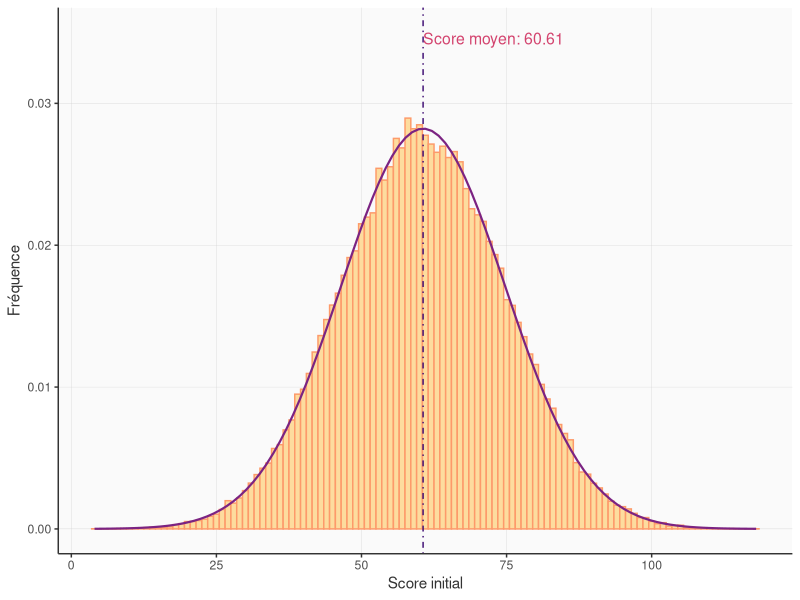

The R script that drew this image: (Note: this script raises an error after producing the figure.)
library(ggplot2)
library(tidyr)

cartes_dispo= c(rep(-2,5),rep(-1,10),rep(0,15), rep(1:12,10))

table <- matrix(data = NA, nrow = 3, ncol = 4)

score_ini <- function(a=3,b=4){
  cartes_dispo= c(rep(-2,5),rep(-1,10),rep(0,15), rep(1:12,10))
  count_col=0
  for (i in 1:a) {
    for (j in 1:b) {
      u <- sample(cartes_dispo,1)
      table[i, j] <- u
      num <- which(cartes_dispo==u) # quelle iteration?
      cartes_dispo <- cartes_dispo[-num[1]]#Retirer la carte utilisée
    }
    #print(length(cartes_dispo))
  }
  sum_sans_col <- 0
  for (j in 1:4) {
    if (length(unique(table[, j])) > 1) {  # Vérifier s'il y au moins 2 éléments uniques dans la colonne
      sum_sans_col <- sum_sans_col + sum(table[, j])
    }
    else { (count_col<- count_col + 1) }
  }
  return(c(sum_sans_col,count_col))
}

score_ini(3,4)

count_score <- function(b){
  count_col <- 0
  sum_sans_col <- 0
  for (j in 1:4) {
    if (length(unique(table[, j])) > 1) {  # Vérifier s'il y au moins 2 éléments uniques dans la colonne
      sum_sans_col <- sum_sans_col + sum(table[, j])
    }
    else { (count_col<- count_col + 1) }
  }
  return(c(sum_sans_col,count_col))
}

score_ini_moyen <- function(n){
  tot=0
  nbcol=0
  for(i in 1:n) {tot = tot + score_ini(3,4)[1];
                  nbcol = nbcol+ score_ini(3,4)[2]}
  return (c(tot/n,nbcol/n))
}




# score ini pour 1M itérations 
resultats <- replicate(100000, score_ini(3,4)[1])
resultatscol <- replicate(100000, score_ini(3,4)[2])

meancol <- mean(resultatscol)
#score_ini_moyen(1000000)
mean_score <- mean(resultats)
sd_score <- sd(resultats)

# graph
ggplot(data.frame(score = resultats), aes(x = score)) +
  geom_histogram(aes(y = ..density..),binwidth = 1, fill = "#fddc9e", color = "#fd9a6a") +
  geom_vline(xintercept = mean_score, color = "#400f74", linetype = 4,  linewidth = 0.5) +
  labs(x = "Score initial",
       y = "Fréquence")+
  theme(panel.background = element_rect(fill = "gray98"),
        plot.background = element_rect(fill = "white"),
        panel.grid.major = element_line(color = "gray80", linetype = 1,  linewidth=0.1),
        panel.grid.minor = element_blank(),
        axis.line = element_line(color = "gray20"),
        text = element_text(color = "gray20")) +
  annotate("text", x = mean_score, y = 0.035, label = paste("Score moyen:", round(mean_score, 2)), color = "#d3436e", size = 4, hjust = 0, vjust = 1)+
  stat_function(fun = function(x) dnorm(x, mean = mean_score, sd = sd_score),
                color = "#7b2382", lwd=0.75, linetype=1)  

IC_99 <- c(mean_score-2.58*(sd_score/sqrt(1000000)),
           mean_score+2.58*(sd_score/sqrt(1000000)))
IC_99
IC_95 <-c(mean_score-1.96*(sd_score/sqrt(1000000)),
          mean_score+1.96*(sd_score/sqrt(1000000)))
IC_95

############## aleatoire
#table1 <- matrix(data = NA, nrow = 3, ncol = 4)
#table2 <- matrix(data = NA, nrow = 3, ncol = 4)
#
#score_ini2 <- function(a=3,b=4){
#  cartes_dispo= c(rep(-2,5),rep(-1,10),rep(0,15), rep(1:12,10))
#  count_col1=0
#  count_col2=0
#  for (i in 1:a) {
#    for (j in 1:b) {
#      u <- sample(cartes_dispo,1)
#      table1[i, j] <- u
#      num <- which(cartes_dispo==u) # quelle iteration?
#      cartes_dispo <- cartes_dispo[-num[1]]#Retirer la carte utilisée
#      v <- sample(cartes_dispo,1)
#      table2[i, j] <- v
#      num <- which(cartes_dispo==u) # quelle iteration?
#      cartes_dispo <- cartes_dispo[-num[1]]#Retirer la carte utilisée
#    }
#    print(length(cartes_dispo))
#  }
#  sum_sans_col1 <- 0
#  sum_sans_col2 <- 0
#  for (j in 1:4) {
#    if (length(unique(table1[, j])) > 1) {  # Vérifier s'il y au moins 2 éléments uniques dans la colonne
#      sum_sans_col1 <- sum_sans_col1 + sum(table1[, j])
#    }
#    else { (count_col1<- count_col1 + 1) }
#    if (length(unique(table2[, j])) > 1) {  # Vérifier s'il y au moins 2 éléments uniques dans la colonne
#      sum_sans_col2 <- sum_sans_col2 + sum(table2[, j])
#    }
#    else { (count_col2<- count_col2 + 1) }
#  }
#  return(c(sum_sans_col1,count_col1,sum_sans_col2,count_col2))
#}
#
#score_ini2(3,4)
#
##### choisir sous alpha ou retourner prochaine carte cachée solo
#score_alpha_solo <- function(alpha, a=3,b=4){
#  cartes_dispo= c(rep(-2,5),rep(-1,10),rep(0,15), rep(1:12,10))
#  count_col=0
#  score_tem=list()
#  table <- matrix(data = NA, nrow = 3, ncol = 4)
#  for (i in 1:a) {
#    for (j in 1:b) {
#      u <- sample(cartes_dispo,1)
#      table[i, j] <- u
#      num <- which(cartes_dispo==u) # quelle iteration?
#      cartes_dispo <- cartes_dispo[-num[1]]#Retirer la carte utilisée
#    }
#    #print(length(cartes_dispo))
#  }
#  score_tem <- c(score_tem, sum(table))
#  for (k in 3:12){
#    u <- sample(cartes_dispo,1)
#    if (u <= alpha){
#      table[ceiling(k/4), k%%3] <- u
#      num <- which(cartes_dispo==u) # quelle iteration?
#      cartes_dispo <- cartes_dispo[-num[1]]
#    }
#    score_tem <- c(score_tem, sum(table))
#    #print(score_tem)
#  }
#  return(score_tem)
#}
#
#score_alpha_solo(alpha, 3,4)
#
##resultats_alpha <- replicate(10000, score_alpha_solo(alpha, 3,4))
##a<- resultats_alpha
#n<-10000
#
#sc_moy_alpha <- function(a, n) {
#  moy<-list()
#  for (i in 1:11) {
#    ligne <- as.numeric(a[i,])
#    moy <- c(moy, sum(ligne)/n)
#  }
#  return(moy)
#}
#sc_moy_alpha(a, n)
#
#sc_moy_tot <- function(n) {
#  aa<-list()
#  for (i in -2:12) {
#    resultats<- replicate(n, score_alpha_solo(i, 3,4))
#    aa<- c(aa, sc_moy_alpha(resultats, n))
#  }
#  return(aa)
#}
#time<- Sys.time()
#vasystp<-sc_moy_tot(n)
#Sys.time()-time
#
#my_colors <- c("#E6E7A7", "#fddc9e", "#febb81", "#fd9a6a", "#f8765c", "#eb5760", "#d3436e", "#b73779", "#982d80", "#7b2382", "#5f187f", 
#               "#400f74", "#221150", "#0c0926", "#000004")
#
#matrice <- t(matrix(unlist(vasystp), nrow = 15, byrow = TRUE))
#
#df <- data.frame(x=1:11, matrice)
#names(df) <- c("x", "-2", "-1", "0", "1", "2", "3", "4", "5", "6", "7", "8", "9", "10", "11", "12")
#df
#df_long <- gather(df, key = "variable", value="value", -x)
#names(df_long)=c("x","Seuil","value")
#df_long$Seuil <- factor(df_long$Seuil, levels = c("x","-2","-1","0","1","2","3","4","5","6","7","8","9","10","11","12"))
#ggplot(df_long, aes(x = as.numeric(x), y = as.numeric(value), color = Seuil)) +
#  geom_line(linewidth=0.75) +
#  labs(x = "Nombre de tours",
#       y = "Score moyen") +
#  scale_color_manual(values = my_colors) +  
#  theme_minimal()+scale_x_continuous(breaks = 1:11)+
#  scale_y_continuous(breaks = seq(49, 65, by = 2))
#

#####
cartes_dispo= c(rep(-2,5),rep(-1,10),rep(0,15), rep(1:12,10))

# Créer une matrice de listes contenant des paires (numero, booleen)

place<- function(tabbool){
  for(i in 1:nrow(tabbool)){
    for(j in 1:ncol(tabbool)){
      if(tabbool[i,j]==0)
      {
        return(c(i,j))
      }
    }
  }
}

initial <- function(){
  tabnum <- matrix(NA, nrow=3,ncol=4)
  tabbool <- matrix(0, nrow=3,ncol=4)
  cartes_dispo= c(rep(-2,5),rep(-1,10),rep(0,15), rep(1:12,10))
  count_col=0
  for (i in 1:3) {
    for (j in 1:4) {
      u <- sample(cartes_dispo,1)
      tabnum[i,j] <- u
      num <- which(cartes_dispo==u) # quelle iteration?
      cartes_dispo <- cartes_dispo[-num[1]]#Retirer la carte utilisée
    }
    #print(length(cartes_dispo))
  }
  defausse <- sample(cartes_dispo,1)
  num <- which(cartes_dispo==defausse) # quelle iteration?
  cartes_dispo <- cartes_dispo[-num[1]]#Retirer la carte utilisée
  tabbool[1,1]<-1
  tabbool[1,2]<-1
  
  return(list(tabnum,tabbool,cartes_dispo,defausse))
}

score_alpha_solodoub <- function(alpha, a=3,b=4){
  init <- initial()
  tabnum<-do.call(rbind,init[1])
  tabbool<-do.call(rbind,init[2])
  cartes_dispo<-do.call(rbind,init[3])
  defausse<-as.numeric(init[4])
  score_tem <- list()
  score_tem <- c(score_tem, sum(tabnum))
  for (k in 3:12){
    pos <- place(tabbool)
    if (defausse <= alpha){   
      tabnum[pos[1], pos[2]] <- defausse
      tabbool[pos[1], pos[2]] <- 1
    }
    else{
      u <- sample(cartes_dispo,1)
      if (u <= alpha){
        tabnum[pos[1], pos[2]] <- u
        tabbool[pos[1], pos[2]] <- 1
        num <- which(cartes_dispo==u) # quelle iteration?
        cartes_dispo <- cartes_dispo[-num[1]]
      }
    }
    defausse <- sample(cartes_dispo,1)
    num <- which(cartes_dispo==defausse) # quelle iteration?
    cartes_dispo <- cartes_dispo[-num[1]]#Retirer la carte utilisée
    score_tem <- c(score_tem, sum(tabnum))
    #print(score_tem)
  }
  return(score_tem)
}


#resultats_alpha_doub <- replicate(10000, score_alpha_solodoub(alpha, 3,4))
#a<- resultats_alpha_doub
#n<-10000

sc_moy_alpha <- function(a, n) {
  moy<-list()
  for (i in 1:11) {
    ligne <- as.numeric(a[i,])
    moy <- c(moy, sum(ligne)/n)
  }
  return(moy)
}

sc_moy_tot <- function(n) {
  aa<-list()
  for (i in -2:12) {
    resultats<- replicate(n, score_alpha_solodoub(i, 3,4))
    aa<- c(aa, sc_moy_alpha(resultats, n))
  }
  return(aa)
}

time <- Sys.time()
vasystp<-sc_moy_tot(10000)
print(Sys.time()-time)

my_colors <- c("#E6E7A7", "#fddc9e", "#febb81", "#fd9a6a", "#f8765c", "#eb5760", "#d3436e", "#b73779", "#982d80", "#7b2382", "#5f187f", 
               "#400f74", "#221150", "#0c0926", "#000004")

matrice <- t(matrix(unlist(vasystp), nrow = 15, byrow = TRUE))
library(dplyr)
library(ggrepel)
df <- df %>% replace_na(list(column_name = "replacement_value"))
df <- data.frame(x=0:10, matrice)
names(df) <- c("x", "-2", "-1", "0", "1", "2", "3", "4", "5", "6", "7", "8", "9", "10", "11", "12")
df

df_long <- gather(df, key = "variable", value="value", -x)
names(df_long)=c("x","Seuil","value")

last_values <- df_long %>%
  group_by(Seuil) %>%
  filter(x == max(x))


ggplot(df_long, aes(x = as.numeric(x), y = as.numeric(value), color = Seuil)) +
  geom_line(linewidth = 0.75) +
  labs(x = "Nombre de tours",
       y = "Score moyen") +
  scale_color_manual(values = my_colors) +  
  theme_minimal() +
  scale_x_continuous(breaks = 0:10) +
  scale_y_continuous(breaks = seq(20, 65, by = 4))+
  geom_text_repel(data = subset(df_long, x == max(as.numeric(x))), aes(label = Seuil), direction = "x", segment.color = NA, box.padding = 0.1, force = 1, hjust = 0, nudge_x = 0.7, color = my_colors)
  
print(tabnum)
last_values


